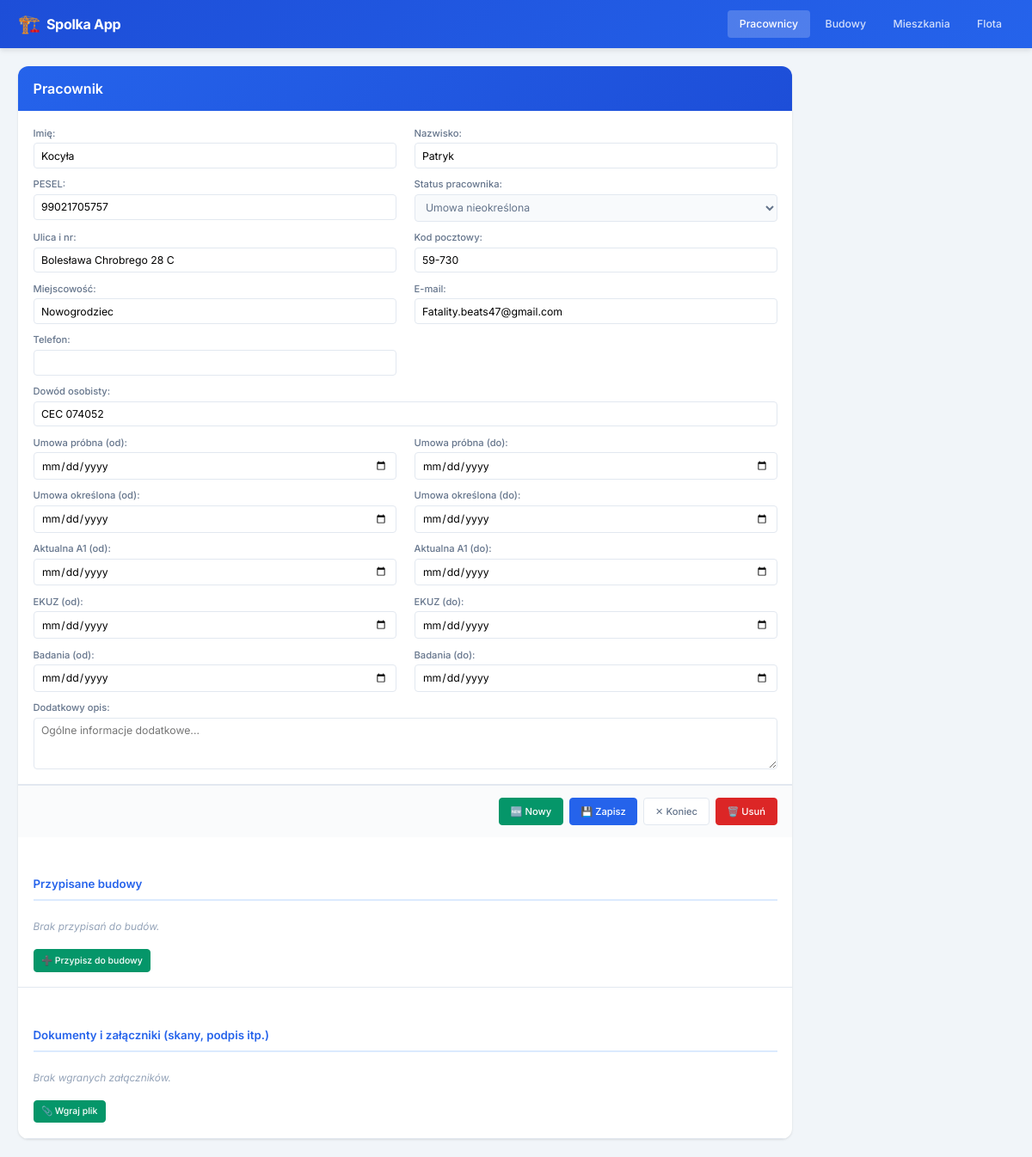
The app's page /pracownicy/10/ with its own data.
### kadry/models.py (models this page shows, shortened)
class Pracownik(models.Model):
    STATUS_CHOICES = [
        ("nieokreslona", "Umowa nieokreślona"),
        ("okreslona", "Umowa określona"),
        ("probna", "Umowa próbna"),
        ("rezygnacja", "Rezygnacja / Zwolniony"),
    ]
    imie = models.CharField("Imię", max_length=100)
    nazwisko = models.CharField("Nazwisko", max_length=100)
    pesel = models.CharField("PESEL", max_length=11, unique=True)
    ulica_nr = models.CharField("Ulica i nr", max_length=200, blank=True)
    kod_pocztowy = models.CharField("Kod pocztowy", max_length=10, blank=True)
    miejscowosc = models.CharField("Miejscowość", max_length=150, blank=True)
    email = models.EmailField("E-mail", blank=True)
    dowod_osobisty = models.CharField("Dowód osobisty", max_length=20, blank=True)
    telefon = models.CharField("Telefon", max_length=20, blank=True)
    status = models.CharField("Status pracownika", max_length=20, choices=STATUS_CHOICES, default="nieokreslona")
    umowa_probna_od = models.DateField("Umowa próbna (od)", null=True, blank=True)
    umowa_probna_do = models.DateField("Umowa próbna (do)", null=True, blank=True)
    umowa_okreslona_od = models.DateField("Umowa określona (od)", null=True, blank=True)
    umowa_okreslona_do = models.DateField("Umowa określona (do)", null=True, blank=True)
    a1_od = models.DateField("Aktualna A1 (od)", null=True, blank=True)
    a1_do = models.DateField("Aktualna A1 (do)", null=True, blank=True)
    ekuz_od = models.DateField("EKUZ (od)", null=True, blank=True)
    ekuz_do = models.DateField("EKUZ (do)", null=True, blank=True)
    badania_od = models.DateField("Badania (od)", null=True, blank=True)
    badania_do = models.DateField("Badania (do)", null=True, blank=True)
    opis = models.TextField("Dodatkowy opis", blank=True)
    data_utworzenia = models.DateTimeField("Data utworzenia", auto_now_add=True)
    class Meta:
        verbose_name = "Pracownik"
        verbose_name_plural = "Pracownicy"
        ordering = ["nazwisko", "imie"]

### kadry/views.py (the view)
# urls.py: path("pracownicy/<int:pk>/", views.pracownik_detail, name="pracownik_detail"),
def pracownik_detail(request, pk):
    obj = get_object_or_404(Pracownik, pk=pk)
    if request.method == "POST":
        form = PracownikForm(request.POST, instance=obj)
        if form.is_valid():
            form.save()
            django_messages.success(request, "Zapisano zmiany.")
            return redirect("pracownik_detail", pk=obj.pk)
    else:
        form = PracownikForm(instance=obj)
    przypisania = PracownikBudowa.objects.filter(pracownik=obj).select_related("budowa")
    przypisanie_form = PracownikBudowaForm(initial={"pracownik": obj})
    ct = ContentType.objects.get_for_model(Pracownik)
    zalaczniki = Zalacznik.objects.filter(content_type=ct, object_id=obj.pk)
    zalacznik_form = ZalacznikForm()
    context = {
        "form": form,
        "object": obj,
        "module_name": "Pracownik",
        "list_url_name": "pracownik_list",
        "przypisania": przypisania,
        "przypisanie_form": przypisanie_form,
        "zalaczniki": zalaczniki,
        "zalacznik_form": zalacznik_form,
        "content_type_id": ct.pk,
    }
    return render(request, "kadry/pracownik_form.html", context)

### kadry/forms.py
class PracownikBudowaForm(forms.ModelForm):
    class Meta:
        model = PracownikBudowa
        fields = ["budowa", "data_od", "data_do", "godziny"]
        widgets = {
            "budowa": forms.Select(attrs={"class": "form-input"}),
            "data_od": forms.DateInput(attrs={"class": "form-input", "type": "date"}),
            "data_do": forms.DateInput(attrs={"class": "form-input", "type": "date"}),
            "godziny": forms.NumberInput(attrs={"class": "form-input", "step": "0.1"}),
        }

### kadry/templates/kadry/pracownik_form.html (shortened to what this page needs)
{% extends "kadry/base.html" %}
{% block content %}
<div class="detail-view">
    <div class="detail-header">
        <h1 class="detail-title">{{ module_name }}</h1>
    </div>
    <form method="post" enctype="multipart/form-data" class="detail-form">
        <div class="form-section">
            <div class="form-grid">
                {% for field in form %}
                <div class="form-group {% if field.name == 'dowod_osobisty' or field.name == 'opis' %}form-group-wide{% endif %} {% if field.errors %}has-error{% endif %}">
                    <label class="form-label" for="{{ field.id_for_label }}">{{ field.label }}:</label>
                    {{ field }}
                </div>
                {% endfor %}
            </div>
        </div>
        <div class="form-actions">
            {% if object %}
            <a href="{% url 'pracownik_create' %}" class="btn btn-new">🆕 Nowy</a>
            {% endif %}
            <button type="submit" class="btn btn-save">💾 Zapisz</button>
            <a href="{% url list_url_name %}" class="btn btn-cancel">✕ Koniec</a>
            {% if object %}
            <a href="{% url 'pracownik_delete' pk=object.pk %}" class="btn btn-danger">🗑️ Usuń</a>
            {% endif %}
        </div>
    </form>
    {% if object %}
    <div class="form-section" style="margin-top: 2rem;">
        <h2 class="section-title">Przypisane budowy</h2>
        {% if przypisania %}
        <table class="data-table sub-table">
            <thead>
                <tr>
                    <th>Budowa</th>
                    <th>Data od</th>
                    <th>Data do</th>
                    <th>Akcje</th>
                </tr>
            </thead>
            <tbody>
                {% for p in przypisania %}
                <tr>
                    <td>{{ p.budowa }}</td>
                    <td>{{ p.data_od|default:"-" }}</td>
                    <td>{{ p.data_do|default:"-" }}</td>
                    <td>
                        <form method="post" action="{% url 'przypisanie_delete' pk=p.pk %}" style="display:inline">
                            {% csrf_token %}
                            <button type="submit" class="btn btn-sm btn-danger" title="Usuń przypisanie">✕</button>
                        </form>
                    </td>
                </tr>
                {% endfor %}
            </tbody>
        </table>
        {% else %}
        <p class="empty-text">Brak przypisań do budów.</p>
        {% endif %}
        <details class="inline-form-toggle">
            <summary class="btn btn-sm btn-add">➕ Przypisz do budowy</summary>
        </details>
    </div>
    {% endif %}
    {% if object %}
    <div class="form-section" style="margin-top: 2rem;">
        <h2 class="section-title">Dokumenty i załączniki (skany, podpis itp.)</h2>
        {% if zalaczniki %}
        <table class="data-table sub-table">
            <thead>
                <tr>
                    <th>Data</th>
                    <th>Typ załącznika</th>
                    <th>Plik</th>
                    <th>Opis</th>
                    <th>Akcje</th>
                </tr>
            </thead>
            <tbody>
                {% for z in zalaczniki %}
                <tr>
                    <td>{{ z.data_dodania|date:"Y-m-d H:i" }}</td>
                    <td>{{ z.get_typ_dokumentu_display }}</td>
                    <td><a href="{{ z.plik.url }}" target="_blank"
                            style="color: #0066cc; text-decoration: underline;">{{ z.plik.name|truncatechars:40 }}</a>
                    </td>
                    <td>{{ z.opis|default:"-" }}</td>
                    <td>
                        <form method="post" action="{% url 'zalacznik_delete' pk=z.pk %}" style="display:inline">
                            {% csrf_token %}
                            <button type="submit" class="btn btn-sm btn-danger" title="Usuń plik całkowicie"
                                onclick="return confirm('Trwale usunąć ten plik ze serwera?');">✕</button>
                        </form>
                    </td>
                </tr>
                {% endfor %}
            </tbody>
        </table>
        {% else %}
        <p class="empty-text">Brak wgranych załączników.</p>
        {% endif %}
        <details class="inline-form-toggle">
            <summary class="btn btn-sm btn-add">📎 Wgraj plik</summary>
        </details>
    </div>
    {% endif %}
</div>
{% endblock %}

### kadry/static/kadry/css/style.css (style rules this page uses)
*, *::before, *::after { box-sizing: border-box; margin: 0; padding: 0; }
:root { --primary: #2563EB; --primary-dark: #1D4ED8; --primary-light: #DBEAFE; --primary-bg: #EFF6FF; --accent-green: #059669; --accent-orange: #D97706; --accent-red: #DC2626; --bg-body: #F1F5F9; --bg-card: #FFFFFF; --text-primary: #1E293B; --text-secondary: #64748B; --text-muted: #94A3B8; --border: #E2E8F0; --border-focus: #93C5FD; --shadow: 0 1px 3px rgba(0,0,0,.08), 0 1px 2px rgba(0,0,0,.04); --shadow-md: 0 4px 6px rgba(0,0,0,.06), 0 2px 4px rgba(0,0,0,.04); --shadow-lg: 0 10px 15px rgba(0,0,0,.08), 0 4px 6px rgba(0,0,0,.04); --radius: 8px; --radius-sm: 4px; --radius-lg: 12px; --transition: all .2s ease; }
html { font-size: 14px; }
body { font-family: 'Inter', -apple-system, BlinkMacSystemFont, 'Segoe UI', sans-serif; background: var(--bg-body); color: var(--text-primary); line-height: 1.5; min-height: 100vh; }
a { color: var(--primary); text-decoration: none; }
.detail-view { background: var(--bg-card); border-radius: var(--radius-lg); box-shadow: var(--shadow); overflow: hidden; max-width: 900px; }
.detail-header { padding: 1rem 1.25rem; background: linear-gradient(135deg, var(--primary) 0%, var(--primary-dark) 100%); color: #fff; }
.detail-title { font-size: 1.15rem; font-weight: 600; }
.detail-form { padding: 0; }
.form-section { padding: 1.25rem; border-bottom: 1px solid var(--border); }
.section-title { font-size: .95rem; font-weight: 600; color: var(--primary); margin-bottom: 1rem; padding-bottom: .5rem; border-bottom: 2px solid var(--primary-light); }
.form-grid { display: grid; grid-template-columns: 1fr 1fr; gap: .75rem 1.5rem; }
.form-group { display: flex; flex-direction: column; gap: .2rem; }
.form-group-wide { grid-column: 1 / -1; }
.form-label { font-size: .8rem; font-weight: 500; color: var(--text-secondary); }
.form-input { padding: .45rem .6rem; border: 1px solid var(--border); border-radius: var(--radius-sm); font-size: .875rem; font-family: inherit; transition: var(--transition); background: #fff; width: 100%; }
.form-input:read-only { background: #F8FAFC; color: var(--text-secondary); }
textarea.form-input { resize: vertical; min-height: 60px; }
select.form-input { cursor: pointer; }
.inline-form-toggle { margin-top: .75rem; }
.empty-text { color: var(--text-muted); font-style: italic; font-size: .85rem; padding: .5rem 0; }
.form-actions { display: flex; justify-content: flex-end; gap: .5rem; padding: 1rem 1.25rem; background: #FAFBFC; border-top: 1px solid var(--border); }
.btn { display: inline-flex; align-items: center; gap: .35rem; padding: .45rem .9rem; border: 1px solid var(--border); border-radius: var(--radius-sm); font-size: .8rem; font-weight: 500; font-family: inherit; cursor: pointer; transition: var(--transition); background: var(--bg-card); color: var(--text-primary); text-decoration: none; white-space: nowrap; }
.btn-sm { padding: .3rem .6rem; font-size: .75rem; }
.btn-add { background: var(--accent-green); color: #fff; border-color: var(--accent-green); }
.btn-save { background: var(--primary); color: #fff; border-color: var(--primary); }
.btn-new { background: var(--accent-green); color: #fff; border-color: var(--accent-green); }
.btn-cancel { color: var(--text-secondary); }
.btn-danger { background: var(--accent-red); color: #fff; border-color: var(--accent-red); }

### records on screen
Pracownik: form "Kocyła" "Patryk" "99021705757" "Umowa nieokreślona" "Bolesława Chrobrego 28 C" "59-730" "Nowogrodziec" "Fatality.beats47@gmail.com" "CEC 074052"

### other values on screen
{{ module_name }} "Pracownik"
{{ field.label }} "Imię" "Nazwisko" "PESEL" "Status pracownika" "Ulica i nr" "Kod pocztowy" "Miejscowość" "E-mail" "Telefon" "Dowód osobisty" "Umowa próbna (od)" "Umowa próbna (do)" "Umowa określona (od)" "Umowa określona (do)" "Aktualna A1 (od)" "Aktualna A1 (do)" "EKUZ (od)" "EKUZ (do)" "Badania (od)" "Badania (do)" "Dodatkowy opis"
